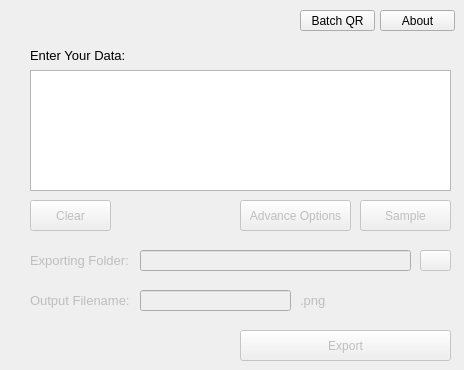
    <widget class="QWidget" name="simpleqrpage">
     <widget class="QPlainTextEdit" name="entertext">
      <property name="geometry">
       <rect>
        <x>30</x>
        <y>70</y>
        <width>421</width>
        <height>121</height>
       </rect>
      </property>
      <property name="font">
       <font>
        <pointsize>10</pointsize>
       </font>
      </property>
     </widget>
     <widget class="QLabel" name="label_19">
      <property name="geometry">
       <rect>
        <x>30</x>
        <y>40</y>
        <width>131</width>
        <height>31</height>
       </rect>
      </property>
      <property name="font">
       <font>
        <pointsize>10</pointsize>
       </font>
      </property>
      <property name="text">
       <string>Enter Your Data:</string>
      </property>
     </widget>
     <widget class="QPushButton" name="aboutbtnsimp">
      <property name="geometry">
       <rect>
        <x>380</x>
        <y>10</y>
        <width>75</width>
        <height>21</height>
       </rect>
      </property>
      <property name="toolTip">
       <string>Generate Simple QR without any database.</string>
      </property>
      <property name="text">
       <string>About</string>
      </property>
     </widget>
     <widget class="QPushButton" name="batchqrbtn">
      <property name="geometry">
       <rect>
        <x>300</x>
        <y>10</y>
        <width>75</width>
        <height>21</height>
       </rect>
      </property>
      <property name="toolTip">
       <string>Generate QR from Excel File</string>
      </property>
      <property name="text">
       <string>Batch QR</string>
      </property>
     </widget>
     <widget class="QPushButton" name="clrbtnsimp">
      <property name="enabled">
       <bool>false</bool>
      </property>
      <property name="geometry">
       <rect>
        <x>30</x>
        <y>200</y>
        <width>81</width>
        <height>31</height>
       </rect>
      </property>
      <property name="styleSheet">
       <string notr="true">
font: 10pt &quot;MS Shell Dlg 2&quot;;
</string>
      </property>
      <property name="text">
       <string>Clear</string>
      </property>
     </widget>
     <widget class="QPushButton" name="advncbtnsimp">
      <property name="enabled">
       <bool>false</bool>
      </property>
      <property name="geometry">
       <rect>
        <x>240</x>
        <y>200</y>
        <width>111</width>
        <height>31</height>
       </rect>
      </property>
      <property name="styleSheet">
       <string notr="true">
font: 10pt &quot;MS Shell Dlg 2&quot;;
</string>
      </property>
      <property name="text">
       <string>Advance Options</string>
      </property>
     </widget>
     <widget class="QPushButton" name="samplebtnsimp">
      <property name="enabled">
       <bool>false</bool>
      </property>
      <property name="geometry">
       <rect>
        <x>360</x>
        <y>200</y>
        <width>91</width>
        <height>31</height>
       </rect>
      </property>
      <property name="styleSheet">
       <string notr="true">
font: 10pt &quot;MS Shell Dlg 2&quot;;
</string>
      </property>
      <property name="text">
       <string>Sample</string>
      </property>
     </widget>
     <widget class="QPushButton" name="exprtbtnsimp">
      <property name="enabled">
       <bool>false</bool>
      </property>
      <property name="geometry">
       <rect>
        <x>240</x>
        <y>330</y>
        <width>211</width>
        <height>31</height>
       </rect>
      </property>
      <property name="styleSheet">
       <string notr="true">
font: 10pt &quot;MS Shell Dlg 2&quot;;
</string>
      </property>
      <property name="text">
       <string>Export</string>
      </property>
     </widget>
     <widget class="QLabel" name="exportlabelsimp">
      <property name="enabled">
       <bool>false</bool>
      </property>
      <property name="geometry">
       <rect>
        <x>30</x>
        <y>250</y>
        <width>101</width>
        <height>21</height>
       </rect>
      </property>
      <property name="font">
       <font>
        <pointsize>10</pointsize>
       </font>
      </property>
      <property name="text">
       <string>Exporting Folder:</string>
      </property>
     </widget>
     <widget class="QPushButton" name="folderbtnsimp">
      <property name="enabled">
       <bool>false</bool>
      </property>
      <property name="geometry">
       <rect>
        <x>420</x>
        <y>250</y>
        <width>31</width>
        <height>21</height>
       </rect>
      </property>
      <property name="styleSheet">
       <string notr="true">border-top-color: rgb(255, 255, 255);</string>
      </property>
      <property name="text">
       <string/>
      </property>
      <property name="icon">
       <iconset>
        <normaloff>browse.logo.png</normaloff>browse.logo.png</iconset>
      </property>
      <property name="iconSize">
       <size>
        <width>35</width>
        <height>35</height>
       </size>
      </property>
     </widget>
     <widget class="QLineEdit" name="folderlinesimp">
      <property name="enabled">
       <bool>false</bool>
      </property>
      <property name="geometry">
       <rect>
        <x>140</x>
        <y>250</y>
        <width>271</width>
        <height>21</height>
       </rect>
      </property>
      <property name="styleSheet">
       <string notr="true">font: 10pt &quot;MS Shell Dlg 2&quot;;</string>
      </property>
      <property name="text">
       <string/>
      </property>
      <property name="alignment">
       <set>Qt::AlignLeading|Qt::AlignLeft|Qt::AlignVCenter</set>
      </property>
      <property name="readOnly">
       <bool>true</bool>
      </property>
      <property name="placeholderText">
       <string/>
      </property>
     </widget>
     <widget class="QLabel" name="filelabelsimp">
      <property name="enabled">
       <bool>false</bool>
      </property>
      <property name="geometry">
       <rect>
        <x>30</x>
        <y>290</y>
        <width>101</width>
        <height>21</height>
       </rect>
      </property>
      <property name="font">
       <font>
        <pointsize>10</pointsize>
       </font>
      </property>
      <property name="text">
       <string>Output Filename:</string>
      </property>
     </widget>
     <widget class="QLineEdit" name="filesimp">
      <property name="enabled">
       <bool>false</bool>
      </property>
      <property name="geometry">
       <rect>
        <x>140</x>
        <y>290</y>
        <width>151</width>
        <height>21</height>
       </rect>
      </property>
      <property name="styleSheet">
       <string notr="true">font: 10pt &quot;MS Shell Dlg 2&quot;;</string>
      </property>
      <property name="text">
       <string/>
      </property>
      <property name="alignment">
       <set>Qt::AlignLeading|Qt::AlignLeft|Qt::AlignVCenter</set>
      </property>
      <property name="readOnly">
       <bool>false</bool>
      </property>
      <property name="placeholderText">
       <string/>
      </property>
     </widget>
     <widget class="QLabel" name="png">
      <property name="enabled">
       <bool>false</bool>
      </property>
      <property name="geometry">
       <rect>
        <x>300</x>
        <y>290</y>
        <width>31</width>
        <height>21</height>
       </rect>
      </property>
      <property name="font">
       <font>
        <pointsize>10</pointsize>
       </font>
      </property>
      <property name="text">
       <string>.png</string>
      </property>
     </widget>
    </widget>
